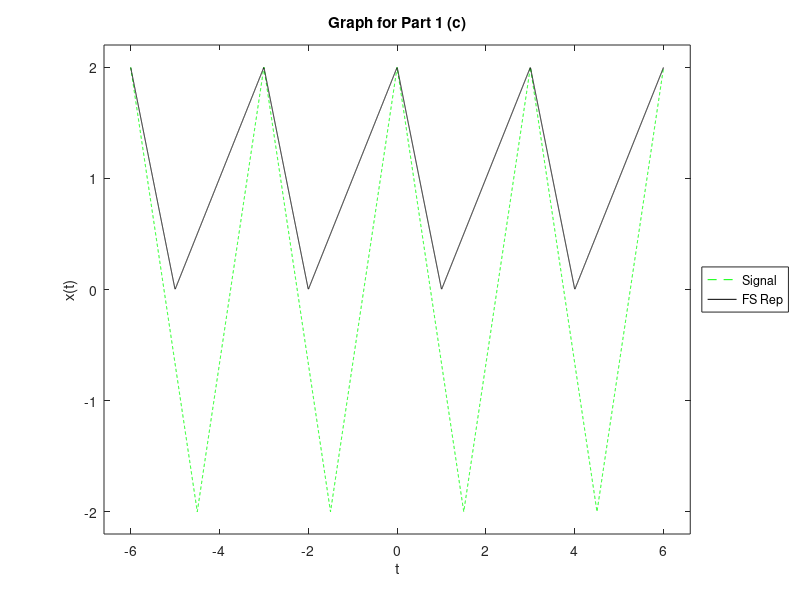

This chart was generated by the following MATLAB code:
%% Fourier Series Builder
%  Justin Ndhlala (njn7)
% Part (c)

%% Initialize workspace
clear; format short e

%% Signal parameters (period, amplitude, and signal code)
T = 3;
A = 2;
Signal = 'triangular';

%% Harmonics to use in calculation
N = 101;

%% Calculations of fundamental frequency and plot range
w0 = 2*pi/T;
t  = linspace(-2*T, 2*T, 10000);

%% Signal functions and
%  Fourier series expression based on desired signal
switch Signal
    case 'square'
        vinr = @(t) A*sign(cos(2*pi*t/T));
        C0 = 0;
        Cn = @(n) A*sinc(n/2);
    case 'triangular'
        vinr = @(t) A*(...
            1 - ...
            4*mod(t,T)/T +...
            (8*mod(t-T/2,T)/T).*((mod(t,T)/T)>0.5) );
        C0 = 1;
        Cn = @(n) 3*j/(2*pi^2*n^2)*(2*exp(-j*pi/3*n)*sin(pi*n/3)-exp(j*2*pi*n/3)*sin(2*pi*n/3));
    case 'sawtooth'
        vinr = @(t) A*(2*mod(t-T/2,T)/T-1);
        C0 = 0;
        Cn = @(n) j*A*(-1).^n / n / pi;
    case 'hwrs'
        vinr = @(t) A*sin(2*pi*t/T).*(sign(sin(2*pi*t/T))~=-1);
        C0 = A/pi;
        nn = @(n) (abs(n)==1).*(0) + (abs(n)~=1).*n;
        Cn = @(n) A*((mod(n,2)==0).*(1/pi/(1-nn(n).^2)) + ...
            (abs(n)==1).*((-1)^((n+1)/2)*j/4));
end

%% Build signal 
vin = C0;
for n=[-N:-1 1:N]
    vin = vin + Cn(n)*exp(j*n*w0*t);
end
vin = real(vin); % remove roundoff imaginary bits

%% Plot
figure(1); clf
plot(t, vinr(t), 'g--', t, vin, 'k-')
legend('Signal', 'FS Rep', 'location', 'EastOutside')
% Zoom out a bit in case curves hit figure boundaries
v  = axis; n  = 0.05;
xr = (v(2)-v(1)); yr = (v(4)-v(3));
axis([v + n*[-xr xr -yr yr]]);
title('Graph for Part 1 (c)')
xlabel('t');
ylabel('x(t)');